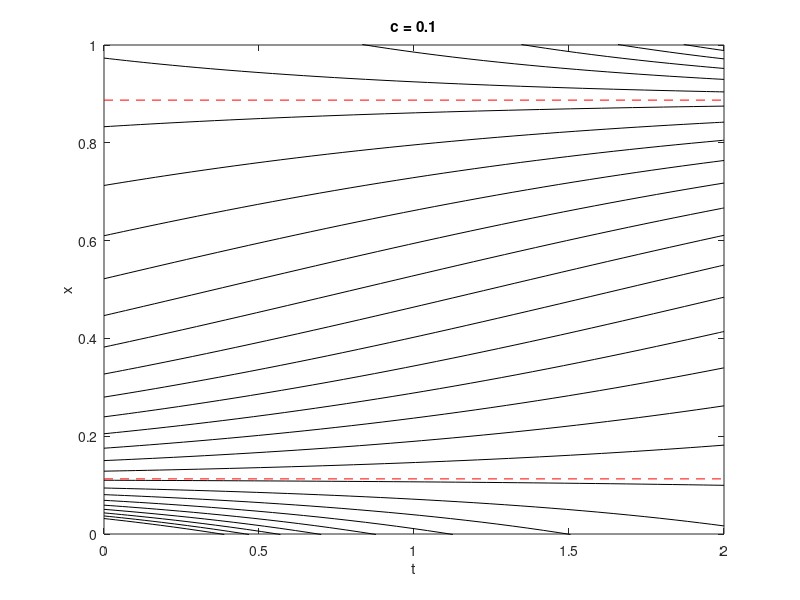

Write the MATLAB code that produced this figure.
c = .1;
x_0 = logspace(-1.5, 0.8, 35);
T = 2;
tspan = [0, T];

figure(2);
for k = 1 : length(x_0)
    [t, x] = ode45(@(t, x) x - x.^2 - c, tspan, x_0(k));
    plot(t, x, '-k');
    hold on;
end
hold off;

x_star = roots([-1 1 -c]);
for k = 1 : length(x_star)
    if isreal(x_star(k))
        line([0, T], [x_star(k), x_star(k)], 'linestyle', '--', 'color', 'red');
    end
end
axis([0 T 0 min(1, max(x_0))])
title(['c = ' num2str(c)]);
xlabel('t');
ylabel('x')
